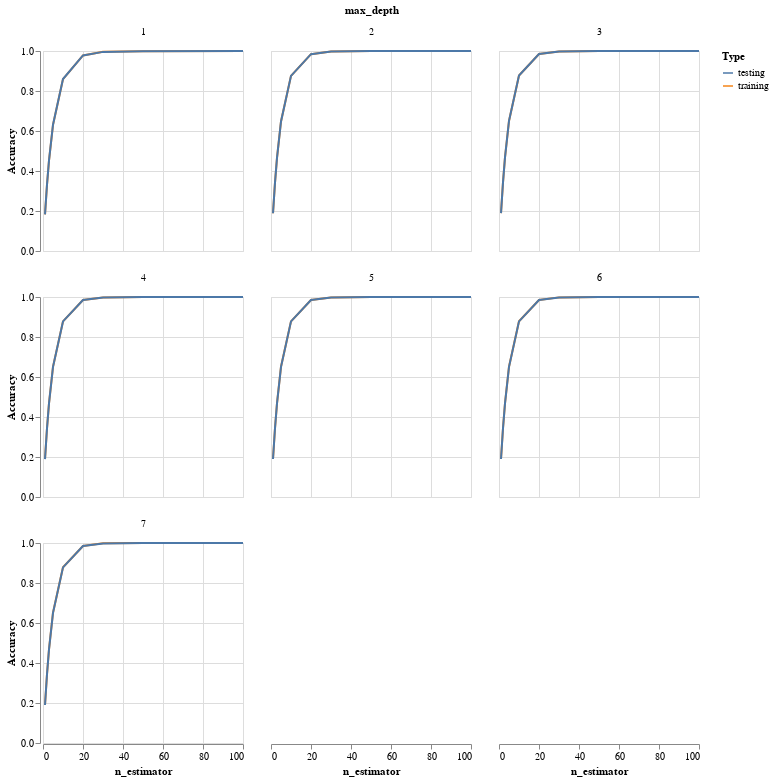

The notebook cell saved with this chart:
### Code cell
n_est = [1,2,3,5,10,20,30,50,100]
max_depth = range(1,8)
X_train, X_test, y_train, y_test = test_train_compound(df, "DAO")
trees = []
train_acc = []
test_acc = []
depth = []
for j in max_depth:
    for i in n_est:
        trees.append(i)
        depth.append(j)
        gbr = GradientBoostingRegressor(n_estimators = i, max_depth = j, random_state=0).fit(X_train, y_train)
        train_acc.append(gbr.score(X_train, y_train))
        test_acc.append(gbr.score(X_test, y_test))
        #print(j,i)
df_gbr = pd.DataFrame({'training' : train_acc,
                      'testing' : test_acc,
                      'n_estimator' : trees,
                      'max_depth' : depth})
df_gbr = df_gbr.melt(id_vars = ['n_estimator', 'max_depth'], var_name = 'Type', value_name = 'Accuracy')
df_gbr
alt.Chart(df_gbr).mark_line().encode(
    alt.X('n_estimator'),
    alt.Y('Accuracy', scale=alt.Scale(domain=[0, 1])),
    alt.Color('Type'),
    alt.Facet('max_depth')
    ).properties(width = 200, height = 200, columns = 3)

### Figure 1 — Vega-Lite specification as saved in the notebook (floating-point values rounded to 4 significant figures)
{"$schema": "https://vega.github.io/schema/vega-lite/v3.4.0.json", "columns": 3, "config": {"mark": {"tooltip": null}, "view": {"height": 300, "width": 400}}, "data": {"name": "data-de0cf286a800b821f7459d9114613c49"}, "datasets": {"data-de0cf286a800b821f7459d9114613c49": [{"Accuracy": 0.1829, "Type": "training", "max_depth": 1, "n_estimator": 1}, {"Accuracy": 0.3313, "Type": "training", "max_depth": 1, "n_estimator": 2}, {"Accuracy": 0.4521, "Type": "training", "max_depth": 1, "n_estimator": 3}, {"Accuracy": 0.6306, "Type": "training", "max_depth": 1, "n_estimator": 5}, {"Accuracy": 0.8594, "Type": "training", "max_depth": 1, "n_estimator": 10}, {"Accuracy": 0.9777, "Type": "training", "max_depth": 1, "n_estimator": 20}, {"Accuracy": 0.9957, "Type": "training", "max_depth": 1, "n_estimator": 30}, {"Accuracy": 0.9993, "Type": "training", "max_depth": 1, "n_estimator": 50}, {"Accuracy": 0.9996, "Type": "training", "max_depth": 1, "n_estimator": 100}, {"Accuracy": 0.1887, "Type": "training", "max_depth": 2, "n_estimator": 1}, {"Accuracy": 0.3416, "Type": "training", "max_depth": 2, "n_estimator": 2}, {"Accuracy": 0.4656, "Type": "training", "max_depth": 2, "n_estimator": 3}, {"Accuracy": 0.6478, "Type": "training", "max_depth": 2, "n_estimator": 5}, {"Accuracy": 0.8755, "Type": "training", "max_depth": 2, "n_estimator": 10}, {"Accuracy": 0.9841, "Type": "training", "max_depth": 2, "n_estimator": 20}, {"Accuracy": 0.9977, "Type": "training", "max_depth": 2, "n_estimator": 30}, {"Accuracy": 0.9997, "Type": "training", "max_depth": 2, "n_estimator": 50}, {"Accuracy": 0.9998, "Type": "training", "max_depth": 2, "n_estimator": 100}, {"Accuracy": 0.1896, "Type": "training", "max_depth": 3, "n_estimator": 1}, {"Accuracy": 0.3433, "Type": "training", "max_depth": 3, "n_estimator": 2}, {"Accuracy": 0.4678, "Type": "training", "max_depth": 3, "n_estimator": 3}, {"Accuracy": 0.6504, "Type": "training", "max_depth": 3, "n_estimator": 5}, {"Accuracy": 0.8776, "Type": "training", "max_depth": 3, "n_estimator": 10}, {"Accuracy": 0.9848, "Type": "training", "max_depth": 3, "n_estimator": 20}, {"Accuracy": 0.9979, "Type": "training", "max_depth": 3, "n_estimator": 30}, {"Accuracy": 0.9997, "Type": "training", "max_depth": 3, "n_estimator": 50}, {"Accuracy": 0.9998, "Type": "training", "max_depth": 3, "n_estimator": 100}, {"Accuracy": 0.1899, "Type": "training", "max_depth": 4, "n_estimator": 1}, {"Accuracy": 0.3437, "Type": "training", "max_depth": 4, "n_estimator": 2}, {"Accuracy": 0.4682, "Type": "training", "max_depth": 4, "n_estimator": 3}, {"Accuracy": 0.6509, "Type": "training", "max_depth": 4, "n_estimator": 5}, {"Accuracy": 0.8781, "Type": "training", "max_depth": 4, "n_estimator": 10}, {"Accuracy": 0.985, "Type": "training", "max_depth": 4, "n_estimator": 20}, {"Accuracy": 0.998, "Type": "training", "max_depth": 4, "n_estimator": 30}, {"Accuracy": 0.9998, "Type": "training", "max_depth": 4, "n_estimator": 50}, {"Accuracy": 0.9999, "Type": "training", "max_depth": 4, "n_estimator": 100}, {"Accuracy": 0.1899, "Type": "training", "max_depth": 5, "n_estimator": 1}, {"Accuracy": 0.3438, "Type": "training", "max_depth": 5, "n_estimator": 2}, {"Accuracy": 0.4684, "Type": "training", "max_depth": 5, "n_estimator": 3}, {"Accuracy": 0.6511, "Type": "training", "max_depth": 5, "n_estimator": 5}, {"Accuracy": 0.8782, "Type": "training", "max_depth": 5, "n_estimator": 10}, {"Accuracy": 0.985, "Type": "training", "max_depth": 5, "n_estimator": 20}, {"Accuracy": 0.9981, "Type": "training", "max_depth": 5, "n_estimator": 30}, {"Accuracy": 0.9999, "Type": "training", "max_depth": 5, "n_estimator": 50}, {"Accuracy": 0.9999, "Type": "training", "max_depth": 5, "n_estimator": 100}, {"Accuracy": 0.19, "Type": "training", "max_depth": 6, "n_estimator": 1}, {"Accuracy": 0.3438, "Type": "training", "max_depth": 6, "n_estimator": 2}, {"Accuracy": 0.4685, "Type": "training", "max_depth": 6, "n_estimator": 3}, {"Accuracy": 0.6512, "Type": "training", "max_depth": 6, "n_estimator": 5}, {"Accuracy": 0.8783, "Type": "training", "max_depth": 6, "n_estimator": 10}, {"Accuracy": 0.9851, "Type": "training", "max_depth": 6, "n_estimator": 20}, {"Accuracy": 0.9981, "Type": "training", "max_depth": 6, "n_estimator": 30}, {"Accuracy": 0.9999, "Type": "training", "max_depth": 6, "n_estimator": 50}, {"Accuracy": 0.9999, "Type": "training", "max_depth": 6, "n_estimator": 100}, {"Accuracy": 0.19, "Type": "training", "max_depth": 7, "n_estimator": 1}, {"Accuracy": 0.3438, "Type": "training", "max_depth": 7, "n_estimator": 2}, {"Accuracy": 0.4685, "Type": "training", "max_depth": 7, "n_estimator": 3}, {"Accuracy": 0.6512, "Type": "training", "max_depth": 7, "n_estimator": 5}, {"Accuracy": 0.8783, "Type": "training", "max_depth": 7, "n_estimator": 10}, {"Accuracy": 0.9851, "Type": "training", "max_depth": 7, "n_estimator": 20}, {"Accuracy": 0.9981, "Type": "training", "max_depth": 7, "n_estimator": 30}, {"Accuracy": 0.9999, "Type": "training", "max_depth": 7, "n_estimator": 50}, {"Accuracy": 1.0, "Type": "training", "max_depth": 7, "n_estimator": 100}, {"Accuracy": 0.1832, "Type": "testing", "max_depth": 1, "n_estimator": 1}, {"Accuracy": 0.3319, "Type": "testing", "max_depth": 1, "n_estimator": 2}, {"Accuracy": 0.4528, "Type": "testing", "max_depth": 1, "n_estimator": 3}, {"Accuracy": 0.6315, "Type": "testing", "max_depth": 1, "n_estimator": 5}, {"Accuracy": 0.8598, "Type": "testing", "max_depth": 1, "n_estimator": 10}, {"Accuracy": 0.9776, "Type": "testing", "max_depth": 1, "n_estimator": 20}, {"Accuracy": 0.9956, "Type": "testing", "max_depth": 1, "n_estimator": 30}, {"Accuracy": 0.9992, "Type": "testing", "max_depth": 1, "n_estimator": 50}, {"Accuracy": 0.9994, "Type": "testing", "max_depth": 1, "n_estimator": 100}, {"Accuracy": 0.1887, "Type": "testing", "max_depth": 2, "n_estimator": 1}, {"Accuracy": 0.3417, "Type": "testing", "max_depth": 2, "n_estimator": 2}, {"Accuracy": 0.4658, "Type": "testing", "max_depth": 2, "n_estimator": 3}, {"Accuracy": 0.6479, "Type": "testing", "max_depth": 2, "n_estimator": 5}, {"Accuracy": 0.8756, "Type": "testing", "max_depth": 2, "n_estimator": 10}, {"Accuracy": 0.984, "Type": "testing", "max_depth": 2, "n_estimator": 20}, {"Accuracy": 0.9976, "Type": "testing", "max_depth": 2, "n_estimator": 30}, {"Accuracy": 0.9996, "Type": "testing", "max_depth": 2, "n_estimator": 50}, {"Accuracy": 0.9996, "Type": "testing", "max_depth": 2, "n_estimator": 100}, {"Accuracy": 0.1896, "Type": "testing", "max_depth": 3, "n_estimator": 1}, {"Accuracy": 0.3433, "Type": "testing", "max_depth": 3, "n_estimator": 2}, {"Accuracy": 0.4678, "Type": "testing", "max_depth": 3, "n_estimator": 3}, {"Accuracy": 0.6505, "Type": "testing", "max_depth": 3, "n_estimator": 5}, {"Accuracy": 0.8776, "Type": "testing", "max_depth": 3, "n_estimator": 10}, {"Accuracy": 0.9847, "Type": "testing", "max_depth": 3, "n_estimator": 20}, {"Accuracy": 0.9978, "Type": "testing", "max_depth": 3, "n_estimator": 30}, {"Accuracy": 0.9996, "Type": "testing", "max_depth": 3, "n_estimator": 50}, {"Accuracy": 0.9997, "Type": "testing", "max_depth": 3, "n_estimator": 100}, {"Accuracy": 0.1897, "Type": "testing", "max_depth": 4, "n_estimator": 1}, {"Accuracy": 0.3434, "Type": "testing", "max_depth": 4, "n_estimator": 2}, {"Accuracy": 0.468, "Type": "testing", "max_depth": 4, "n_estimator": 3}, {"Accuracy": 0.6508, "Type": "testing", "max_depth": 4, "n_estimator": 5}, {"Accuracy": 0.8779, "Type": "testing", "max_depth": 4, "n_estimator": 10}, {"Accuracy": 0.9849, "Type": "testing", "max_depth": 4, "n_estimator": 20}, {"Accuracy": 0.9979, "Type": "testing", "max_depth": 4, "n_estimator": 30}, {"Accuracy": 0.9997, "Type": "testing", "max_depth": 4, "n_estimator": 50}, {"Accuracy": 0.9998, "Type": "testing", "max_depth": 4, "n_estimator": 100}, {"Accuracy": 0.1897, "Type": "testing", "max_depth": 5, "n_estimator": 1}, {"Accuracy": 0.3435, "Type": "testing", "max_depth": 5, "n_estimator": 2}, {"Accuracy": 0.4682, "Type": "testing", "max_depth": 5, "n_estimator": 3}, {"Accuracy": 0.651, "Type": "testing", "max_depth": 5, "n_estimator": 5}, {"Accuracy": 0.878, "Type": "testing", "max_depth": 5, "n_estimator": 10}, {"Accuracy": 0.9849, "Type": "testing", "max_depth": 5, "n_estimator": 20}, {"Accuracy": 0.998, "Type": "testing", "max_depth": 5, "n_estimator": 30}, {"Accuracy": 0.9998, "Type": "testing", "max_depth": 5, "n_estimator": 50}, {"Accuracy": 0.9998, "Type": "testing", "max_depth": 5, "n_estimator": 100}, {"Accuracy": 0.1897, "Type": "testing", "max_depth": 6, "n_estimator": 1}, {"Accuracy": 0.3436, "Type": "testing", "max_depth": 6, "n_estimator": 2}, {"Accuracy": 0.4682, "Type": "testing", "max_depth": 6, "n_estimator": 3}, {"Accuracy": 0.651, "Type": "testing", "max_depth": 6, "n_estimator": 5}, {"Accuracy": 0.8782, "Type": "testing", "max_depth": 6, "n_estimator": 10}, {"Accuracy": 0.985, "Type": "testing", "max_depth": 6, "n_estimator": 20}, {"Accuracy": 0.998, "Type": "testing", "max_depth": 6, "n_estimator": 30}, {"Accuracy": 0.9998, "Type": "testing", "max_depth": 6, "n_estimator": 50}, {"Accuracy": 0.9999, "Type": "testing", "max_depth": 6, "n_estimator": 100}, {"Accuracy": 0.1897, "Type": "testing", "max_depth": 7, "n_estimator": 1}, {"Accuracy": 0.3436, "Type": "testing", "max_depth": 7, "n_estimator": 2}, {"Accuracy": 0.4683, "Type": "testing", "max_depth": 7, "n_estimator": 3}, {"Accuracy": 0.651, "Type": "testing", "max_depth": 7, "n_estimator": 5}, {"Accuracy": 0.8781, "Type": "testing", "max_depth": 7, "n_estimator": 10}, {"Accuracy": 0.985, "Type": "testing", "max_depth": 7, "n_estimator": 20}, {"Accuracy": 0.9981, "Type": "testing", "max_depth": 7, "n_estimator": 30}, {"Accuracy": 0.9998, "Type": "testing", "max_depth": 7, "n_estimator": 50}, {"Accuracy": 0.9999, "Type": "testing", "max_depth": 7, "n_estimator": 100}]}, "encoding": {"color": {"field": "Type", "type": "nominal"}, "facet": {"field": "max_depth", "type": "quantitative"}, "x": {"field": "n_estimator", "type": "quantitative"}, "y": {"field": "Accuracy", "scale": {"domain": [0, 1]}, "type": "quantitative"}}, "height": 200, "mark": "line", "width": 200}
